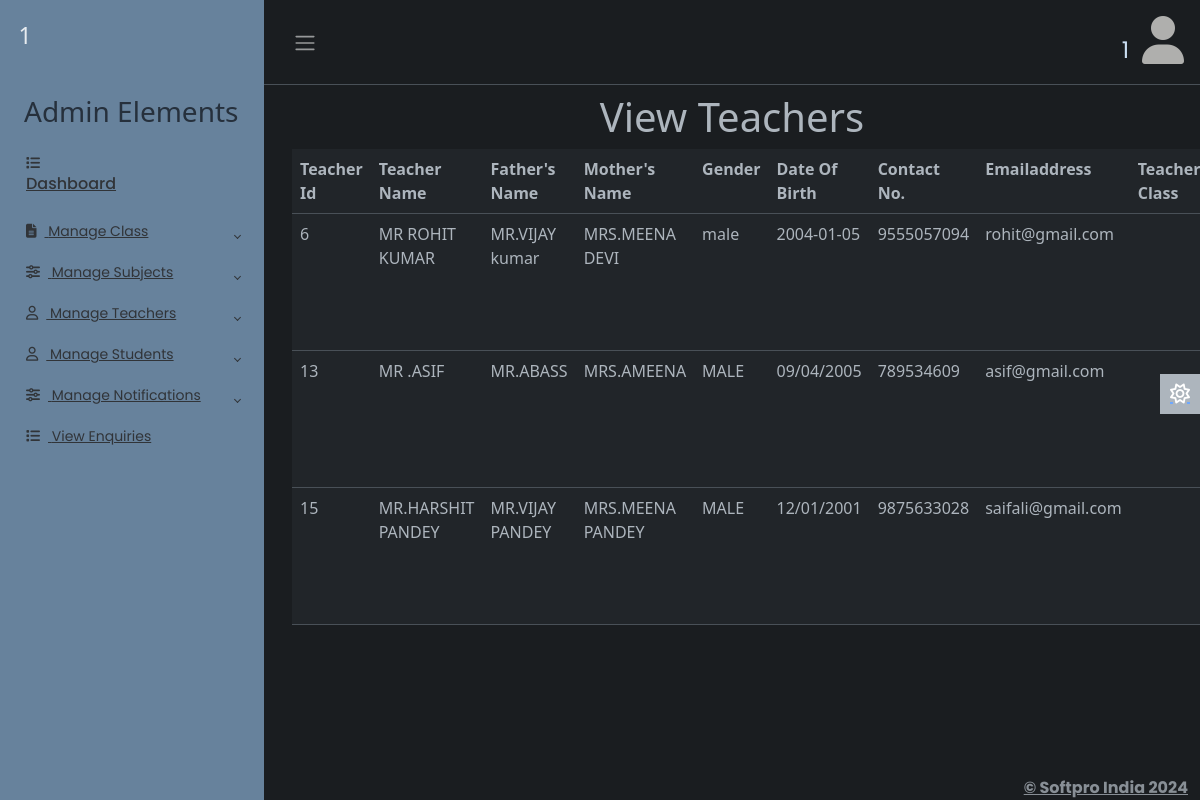
The app's page /adminapp/viewteacher/ (signed in) with its own data.
### adminapp/models.py (models this page shows)
class Teacher(models.Model):
    id=models.AutoField(primary_key=True)
    name=models.CharField(max_length=50)
    fname=models.CharField(max_length=50)
    mname=models.CharField(max_length=50)
    gender=models.CharField(max_length=15)
    dob=models.CharField(max_length=15)
    contactno=models.CharField(max_length=15)
    emailaddress=models.EmailField(max_length=50)
    tclass=models.CharField(max_length=30)
    address=models.TextField()
    salary=models.CharField(max_length=10)
    qualification=models.CharField(max_length=50)
    pic=models.ImageField(upload_to='')
    password=models.CharField(max_length=50)
    created_date=models.DateTimeField()

### adminapp/views.py (the view)
# urls.py: path('viewteacher/',views.viewteacher,name='viewteacher'),
def viewteacher(req):
    try:
        if req.session['adminid']!=None:
            adminid=req.session['adminid']
            tech=Teacher.objects.all()
            return render(req,'viewteacher.html',{'adminid':adminid,'tech':tech})
    except KeyError:
        return redirect('login')

### adminapp/templates/viewteacher.html (shortened to what this page needs)
{% extends 'adminbase.html' %}
{% load static %}
{% block admin %}
<div class="row">
    <div class="col-sm-12">
        <h1 class="text-center">View Teachers</h1>
        <table class="table">
            <tr>
                <th>Teacher Id</th>
                <th>Teacher Name</th>
                <th>Father's Name</th>
                <th>Mother's Name</th>
                <th>Gender</th>
                <th>Date Of Birth</th>
                <th>Contact No.</th>
                <th>Emailaddress</th>
                <th>Teacher Class</th>
            </tr>
            {% for t in tech %}
            <tr>
                <td>{{t.id}}</td>
                <td>{{t.name}}</td>
                <td>{{t.fname}}</td>
                <td>{{t.mname}}</td>
                <td>{{t.gender}}</td>
                <td>{{t.dob}}</td>
                <td>{{t.contactno}}</td>
                <td>{{t.emailaddress}}</td>
                <td>{{t.tclass}}</td>
            </tr>
            {% endfor %}
        </table>
    </div>
</div>
{% endblock %}

### adminapp/static/css/adminstyle.css (style rules this page uses)
body { font-family: 'Poppins', sans-serif; font-size: 0.875rem; opacity: 1; overflow-y: scroll; margin: 0; }

### records on screen
Teacher: id "6", name "MR ROHIT KUMAR", fname "MR.VIJAY kumar", mname "MRS.MEENA DEVI", gender "male", dob "2004-01-05", contactno "9555057094", emailaddress "rohit@gmail.com"
Teacher: id "13", name "MR .ASIF", fname "MR.ABASS", mname "MRS.AMEENA", gender "MALE", dob "09/04/2005", contactno "789534609", emailaddress "asif@gmail.com"
Teacher: id "15", name "MR.HARSHIT PANDEY", fname "MR.VIJAY PANDEY", mname "MRS.MEENA PANDEY", gender "MALE", dob "12/01/2001", contactno "9875633028", emailaddress "saifali@gmail.com"

### other values on screen
{{ adminid }} "1"
